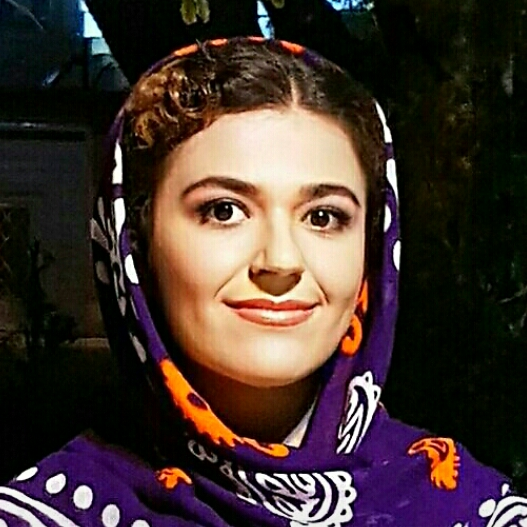
%> input picture 7/Marjan.jpg, 527 x 527 px
$ octave s36.m   (GNU Octave 9; MATLAB toolbox functions it lacks are replaced by stand-ins)
%> lines starting %> are read from the running program, lines starting %| are printed output that depends on the picture
I = imread('C:\Users\Marjan\Documents\MATLAB\34\35\Marjan.jpg');
%> I is the input picture: size 527x527x3 uint8; mean R, G, B 67.9, 52.2, 47.5
% I = imread('C:\Users\Marjan\Documents\MATLAB\34\35\36\1.jpg');
figure,subplot(3,3,2)
imshow(I);title('image');
% I=rgb2gray(I);
J = imnoise(I,'gaussian');
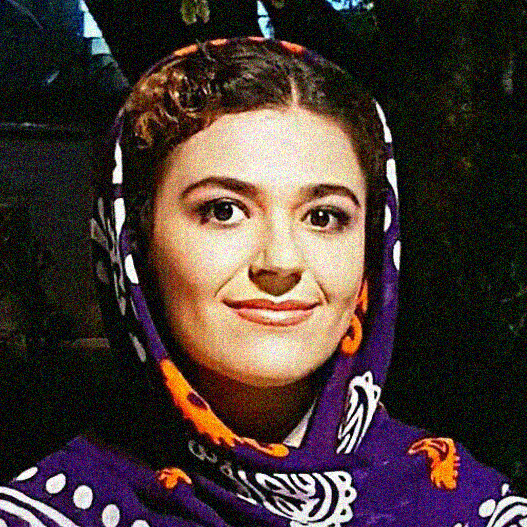
%> J: size 527x527x3 uint8; mean R, G, B 71.2, 56.3, 52.7
subplot(3,3,4)
imshow(J);title('gaussian noise image');
subplot(3,3,7)
imhist(J); title('histogram gaussian noise');
J2 = imnoise(I,'salt & pepper');
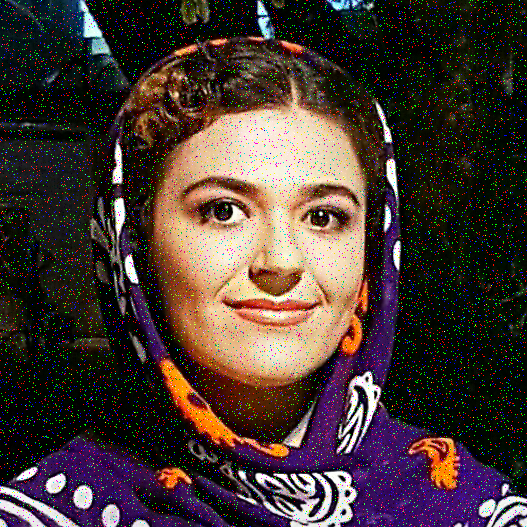
%> J2: size 527x527x3 uint8; mean R, G, B 71, 55.9, 51.5
subplot(3,3,5)
imshow(J2);title('salt & pepper noise');
subplot(3,3,8)
imhist(J2);title('histogram salt & pepper');
A = 10;
B = 30;
matrix_uniform = A + (B-A)*rand(size(I));
noisy_image = uint8(I) + uint8(matrix_uniform);
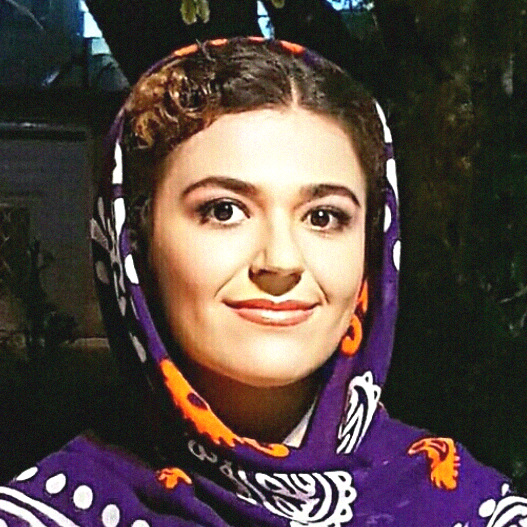
%> noisy_image: size 527x527x3 uint8; mean R, G, B 86.7, 71.9, 67.3
subplot(3,3,6)
imshow(noisy_image);title('uniform noise');
subplot(3,3,9)
imhist(noisy_image);title('imhist uniform');
%> after `title('imhist uniform')`:
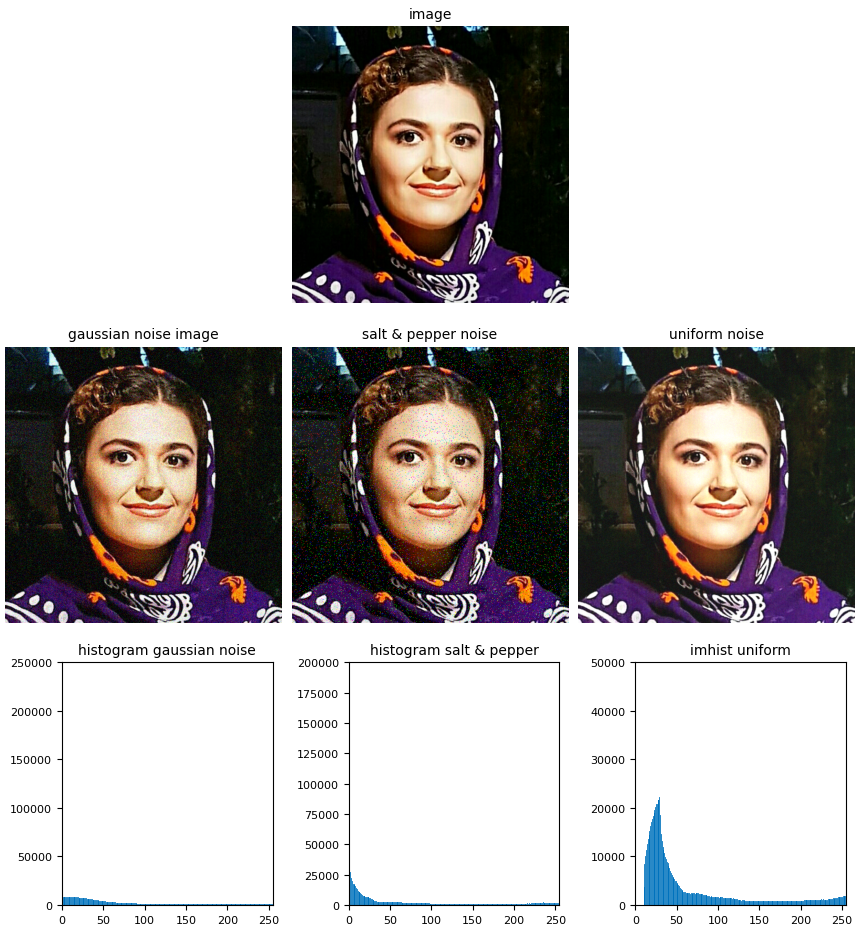
%> figure redrawn from the program's plot data, 7 panels

$ run again, with 36/1.JPG copied over 7/Marjan.jpg
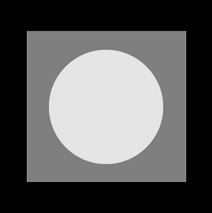
%> input picture 36/1.JPG, 212 x 213 px
%> I is the input picture: size 213x212x3 uint8; min 0, max 245, mean 91.5
%> `J = imnoise(I,'gaussian');`:
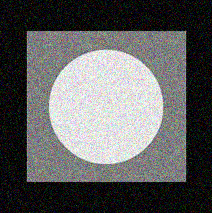
%> J: size 213x212x3 uint8; mean R, G, B 95.3, 95.4, 95.5
%> `noisy_image = uint8(I) + uint8(matrix_uniform);`:
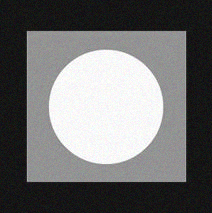
%> noisy_image: size 213x212x3 uint8; mean R, G, B 111.3, 111.3, 111.4
